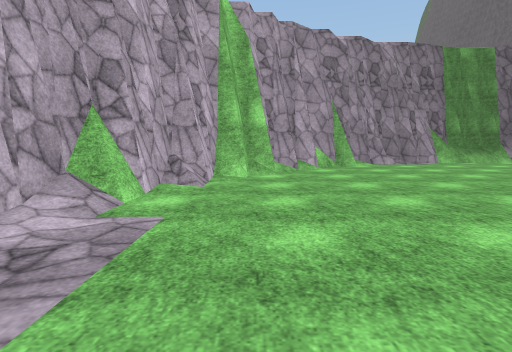
View 1 (above)

14 first-person views from a walk through a scene from a Unity 3-D project. The camera is 1.2 m above the floor, tilts 6° down and sees 80° across. The floor is counted in squares, 2 m on a side. Each view is taken from the middle of a square. On the plan, view 1 faces up. The plan holds only what a view shows up to about 9 squares ahead; the rest is blank. The place goes on beyond the plan. The player is left out. Surface patterns are stand-ins for the level's own textures.

View 2
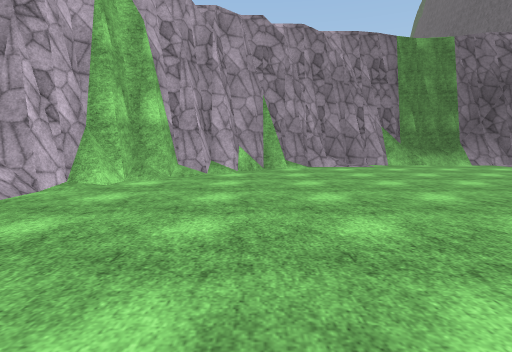

View 3
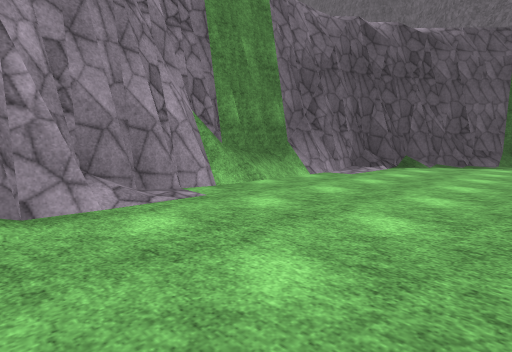

View 4
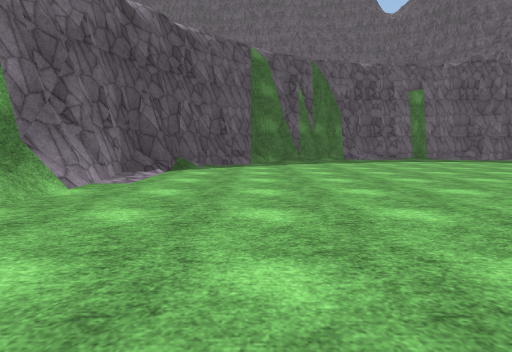

View 5
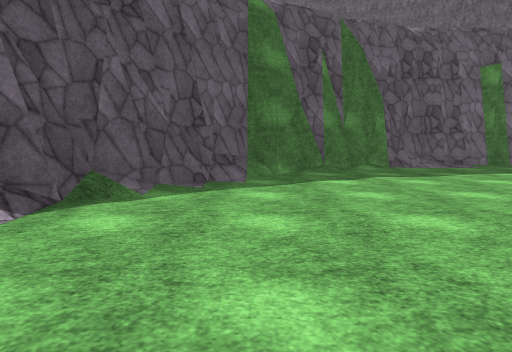

View 6
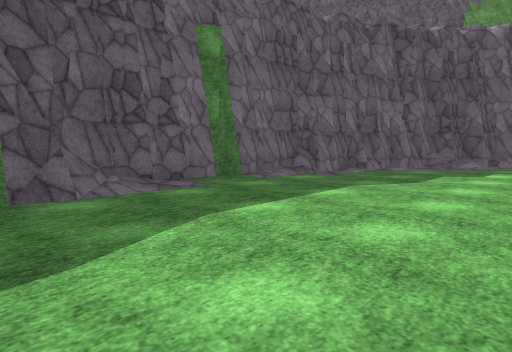

View 7
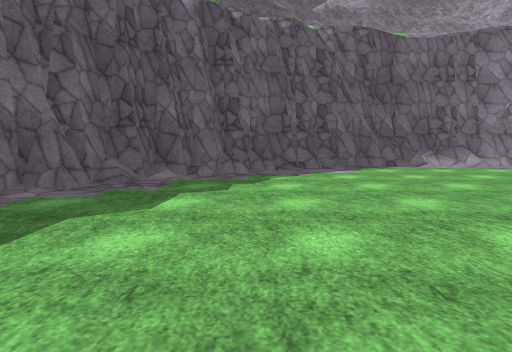

View 8
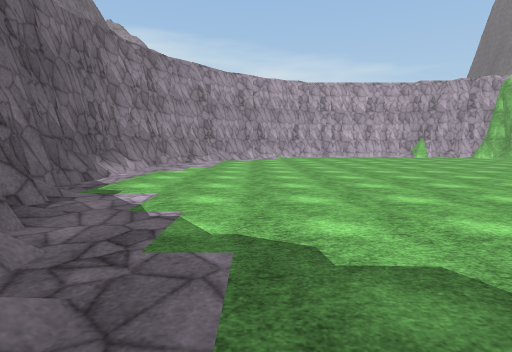

View 9
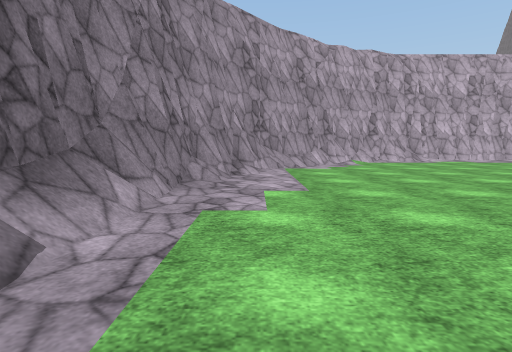

View 10
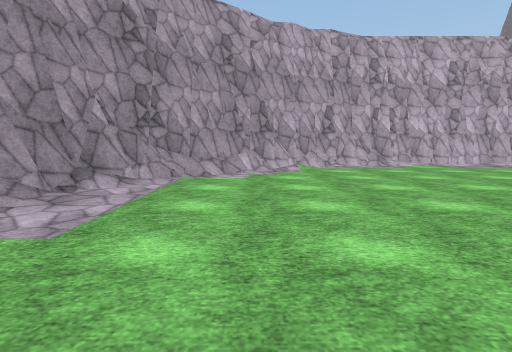

View 11
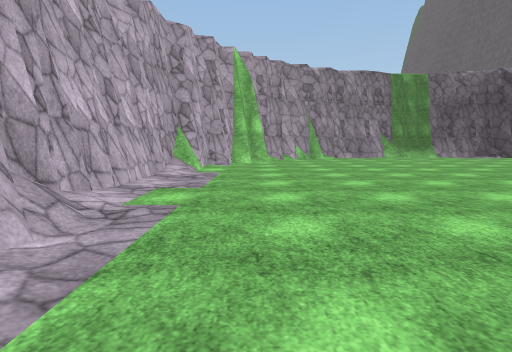

View 12
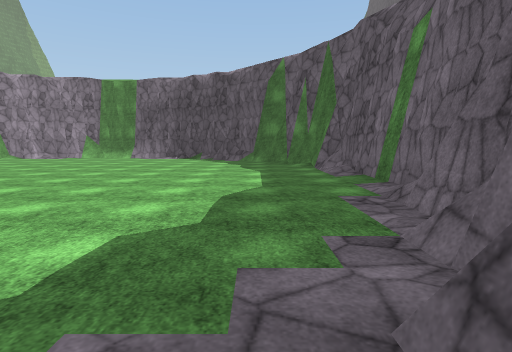

View 13
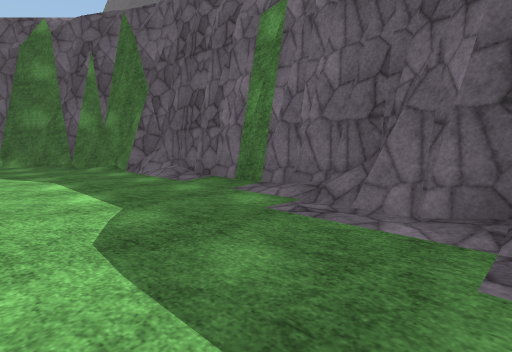

View 14
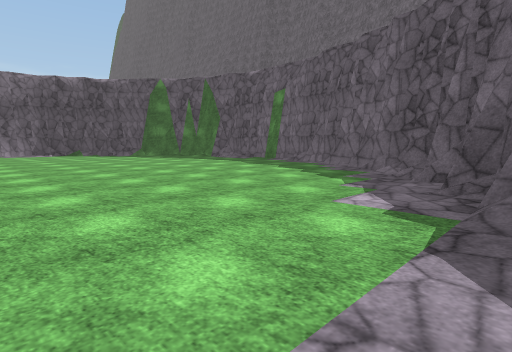

### Floor plan
Key: @ floor where view 1 was taken; # wall or solid block; . floor; / step, stairs or slope.
Columns run from 2 left of view 1 to 17 right of it. Each row starts with its distance up from view 1.
 10       ########
  9    ####......###
  8   ##/..........##
  7  ##/............##
  6  #/..............#
  5 ##...............##
  4 #.................#
  3 #.................##
  2 #................./
  1 #................./
  0 #.@.............../
 -1 #................./
 -2 #.................#
 -3 #/...............##
 -4 ##...............##
 -5  #/............./#
 -6  ##/.........../##
 -7   ###.........###
 -8     ####...####
 -9        #####

Where each view was taken, in squares from view 1:
view 1: 0 up, 0 right, facing up
view 2: 1 up, 2 right, facing up
view 3: 6 up, 3 right, facing up-right
view 4: 7 up, 4 right, facing right
view 5: 7 up, 8 right, facing right
view 6: 4 up, 12 right, facing down-right
view 7: 0 up, 12 right, facing down
view 8: 5 down, 14 right, facing left
view 9: 7 down, 9 right, facing left
view 10: 5 down, 7 right, facing left
view 11: 4 down, 0 right, facing up
view 12: 5 down, 14 right, facing up
view 13: 3 down, 13 right, facing up-right
view 14: 8 down, 7 right, facing up-right
